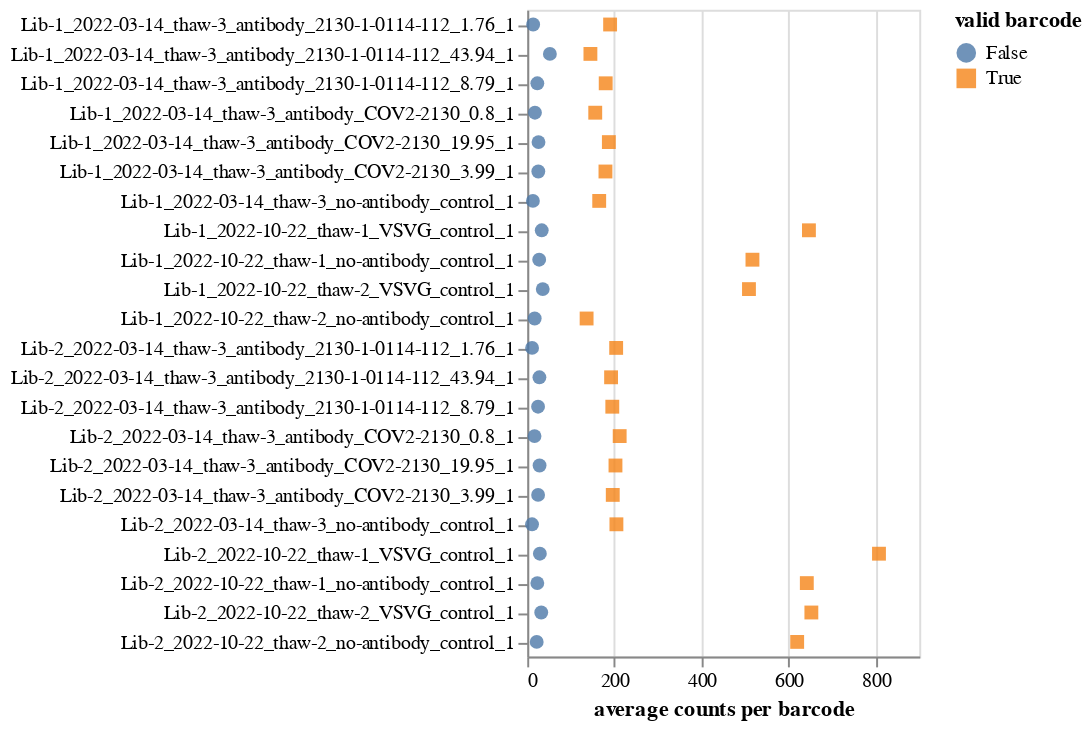

Write notebook code for a chart like this one.
### Markdown cell above
Plot the average counts per barcode for both valid and invalid ones.
The plot below is interactive: you can use the drop downs at bottom to select specific subsets, mouseover points for details, and click the legend to show only valid or invalid counts:

### Code cell
validities = avg_counts["valid"].unique()
valid_selection = alt.selection_multi(
    fields=["valid"],
    bind="legend",
)

avg_counts_chart = (
    alt.Chart(avg_counts)
    .encode(
        x=alt.X("mean_counts", title="average counts per barcode"),
        y=alt.Y("library_sample", title=None),
        color=alt.Color(
            "valid", title="valid barcode", scale=alt.Scale(domain=validities)
        ),
        shape=alt.Shape("valid", scale=alt.Scale(domain=validities)),
        opacity=alt.condition(valid_selection, alt.value(0.8), alt.value(0)),
        tooltip=[
            alt.Tooltip(c, format=".3g") if c in {"mean_counts", "n_barcodes"} else c
            for c in avg_counts.columns
            if c != "library_sample"
        ],
    )
    .mark_point(filled=True, size=50)
    .properties(width=200, height=alt.Step(15))
    .configure_axis(labelLimit=500)
    .add_params(*selections, valid_selection)
)
for selection in selections:
    avg_counts_chart = avg_counts_chart.transform_filter(selection)

avg_counts_chart

### Figure 1 — Vega-Lite specification as saved in the notebook (floating-point values rounded to 4 significant figures)
{"config": {"view": {"continuousWidth": 300, "continuousHeight": 300}, "axis": {"labelLimit": 500}}, "data": {"name": "data-54cb1aa9f3a4815bd1aa05d97f34c2c9"}, "mark": {"type": "point", "filled": true, "size": 50}, "encoding": {"color": {"field": "valid", "scale": {"domain": ["False", "True"]}, "title": "valid barcode", "type": "nominal"}, "opacity": {"condition": {"value": 0.8, "param": "param_7"}, "value": 0}, "shape": {"field": "valid", "scale": {"domain": ["False", "True"]}, "type": "nominal"}, "tooltip": [{"field": "library", "type": "nominal"}, {"field": "sample", "type": "nominal"}, {"field": "valid", "type": "nominal"}, {"field": "mean_counts", "format": ".3g", "type": "quantitative"}, {"field": "n_barcodes", "format": ".3g", "type": "quantitative"}, {"field": "date", "type": "nominal"}, {"field": "virus_batch", "type": "nominal"}, {"field": "sample_type", "type": "nominal"}, {"field": "antibody", "type": "nominal"}, {"field": "antibody_concentration", "type": "quantitative"}, {"field": "replicate", "type": "quantitative"}, {"field": "exclude_after_counts", "type": "nominal"}], "x": {"field": "mean_counts", "title": "average counts per barcode", "type": "quantitative"}, "y": {"field": "library_sample", "title": null, "type": "nominal"}}, "height": {"step": 15}, "params": [{"name": "param_1", "select": {"type": "point", "fields": ["exclude_after_counts"]}, "bind": {"input": "select", "options": [null, "no"], "labels": ["all", "no"], "name": "exclude_after_counts"}}, {"name": "param_2", "select": {"type": "point", "fields": ["antibody"]}, "bind": {"input": "select", "options": [null, "COV2-2130", "2130-1-0114-112"], "labels": ["all", "COV2-2130", "2130-1-0114-112"], "name": "antibody"}}, {"name": "param_3", "select": {"type": "point", "fields": ["virus_batch"]}, "bind": {"input": "select", "options": [null, "thaw-3", "thaw-1", "thaw-2"], "labels": ["all", "thaw-3", "thaw-1", "thaw-2"], "name": "virus_batch"}}, {"name": "param_4", "select": {"type": "point", "fields": ["sample_type"]}, "bind": {"input": "select", "options": [null, "no-antibody_control", "antibody", "VSVG_control"], "labels": ["all", "no-antibody_control", "antibody", "VSVG_control"], "name": "sample_type"}}, {"name": "param_5", "select": {"type": "point", "fields": ["date"]}, "bind": {"input": "select", "options": [null, "2022-03-14", "2022-10-22"], "labels": ["all", "2022-03-14", "2022-10-22"], "name": "date"}}, {"name": "param_6", "select": {"type": "point", "fields": ["library"]}, "bind": {"input": "select", "options": [null, "Lib-1", "Lib-2"], "labels": ["all", "Lib-1", "Lib-2"], "name": "library"}}, {"name": "param_7", "select": {"type": "point", "fields": ["valid"]}, "bind": "legend"}], "transform": [{"filter": {"param": "param_1"}}, {"filter": {"param": "param_2"}}, {"filter": {"param": "param_3"}}, {"filter": {"param": "param_4"}}, {"filter": {"param": "param_5"}}, {"filter": {"param": "param_6"}}], "width": 200, "$schema": "https://vega.github.io/schema/vega-lite/v5.2.0.json", "datasets": {"data-54cb1aa9f3a4815bd1aa05d97f34c2c9": [{"library": "Lib-1", "sample": "2022-03-14_thaw-3_antibody_2130-1-0114-112_1.76_1", "valid": "False", "mean_counts": 13.6, "n_barcodes": 196337, "date": "2022-03-14", "virus_batch": "thaw-3", "sample_type": "antibody", "antibody": "2130-1-0114-112", "antibody_concentration": 1.76, "replicate": 1, "exclude_after_counts": "no", "library_sample": "Lib-1_2022-03-14_thaw-3_antibody_2130-1-0114-112_1.76_1"}, {"library": "Lib-1", "sample": "2022-03-14_thaw-3_antibody_2130-1-0114-112_1.76_1", "valid": "True", "mean_counts": 190.3, "n_barcodes": 91000, "date": "2022-03-14", "virus_batch": "thaw-3", "sample_type": "antibody", "antibody": "2130-1-0114-112", "antibody_concentration": 1.76, "replicate": 1, "exclude_after_counts": "no", "library_sample": "Lib-1_2022-03-14_thaw-3_antibody_2130-1-0114-112_1.76_1"}, {"library": "Lib-1", "sample": "2022-03-14_thaw-3_antibody_2130-1-0114-112_43.94_1", "valid": "False", "mean_counts": 52.01, "n_barcodes": 160538, "date": "2022-03-14", "virus_batch": "thaw-3", "sample_type": "antibody", "antibody": "2130-1-0114-112", "antibody_concentration": 43.94, "replicate": 1, "exclude_after_counts": "no", "library_sample": "Lib-1_2022-03-14_thaw-3_antibody_2130-1-0114-112_43.94_1"}, {"library": "Lib-1", "sample": "2022-03-14_thaw-3_antibody_2130-1-0114-112_43.94_1", "valid": "True", "mean_counts": 145.0, "n_barcodes": 91000, "date": "2022-03-14", "virus_batch": "thaw-3", "sample_type": "antibody", "antibody": "2130-1-0114-112", "antibody_concentration": 43.94, "replicate": 1, "exclude_after_counts": "no", "library_sample": "Lib-1_2022-03-14_thaw-3_antibody_2130-1-0114-112_43.94_1"}, {"library": "Lib-1", "sample": "2022-03-14_thaw-3_antibody_2130-1-0114-112_8.79_1", "valid": "False", "mean_counts": 23.14, "n_barcodes": 142649, "date": "2022-03-14", "virus_batch": "thaw-3", "sample_type": "antibody", "antibody": "2130-1-0114-112", "antibody_concentration": 8.79, "replicate": 1, "exclude_after_counts": "no", "library_sample": "Lib-1_2022-03-14_thaw-3_antibody_2130-1-0114-112_8.79_1"}, {"library": "Lib-1", "sample": "2022-03-14_thaw-3_antibody_2130-1-0114-112_8.79_1", "valid": "True", "mean_counts": 180.1, "n_barcodes": 91000, "date": "2022-03-14", "virus_batch": "thaw-3", "sample_type": "antibody", "antibody": "2130-1-0114-112", "antibody_concentration": 8.79, "replicate": 1, "exclude_after_counts": "no", "library_sample": "Lib-1_2022-03-14_thaw-3_antibody_2130-1-0114-112_8.79_1"}, {"library": "Lib-1", "sample": "2022-03-14_thaw-3_antibody_COV2-2130_0.8_1", "valid": "False", "mean_counts": 17.71, "n_barcodes": 138975, "date": "2022-03-14", "virus_batch": "thaw-3", "sample_type": "antibody", "antibody": "COV2-2130", "antibody_concentration": 0.8, "replicate": 1, "exclude_after_counts": "no", "library_sample": "Lib-1_2022-03-14_thaw-3_antibody_COV2-2130_0.8_1"}, {"library": "Lib-1", "sample": "2022-03-14_thaw-3_antibody_COV2-2130_0.8_1", "valid": "True", "mean_counts": 156.1, "n_barcodes": 91000, "date": "2022-03-14", "virus_batch": "thaw-3", "sample_type": "antibody", "antibody": "COV2-2130", "antibody_concentration": 0.8, "replicate": 1, "exclude_after_counts": "no", "library_sample": "Lib-1_2022-03-14_thaw-3_antibody_COV2-2130_0.8_1"}, {"library": "Lib-1", "sample": "2022-03-14_thaw-3_antibody_COV2-2130_19.95_1", "valid": "False", "mean_counts": 25.87, "n_barcodes": 137727, "date": "2022-03-14", "virus_batch": "thaw-3", "sample_type": "antibody", "antibody": "COV2-2130", "antibody_concentration": 19.95, "replicate": 1, "exclude_after_counts": "no", "library_sample": "Lib-1_2022-03-14_thaw-3_antibody_COV2-2130_19.95_1"}, {"library": "Lib-1", "sample": "2022-03-14_thaw-3_antibody_COV2-2130_19.95_1", "valid": "True", "mean_counts": 187.4, "n_barcodes": 91000, "date": "2022-03-14", "virus_batch": "thaw-3", "sample_type": "antibody", "antibody": "COV2-2130", "antibody_concentration": 19.95, "replicate": 1, "exclude_after_counts": "no", "library_sample": "Lib-1_2022-03-14_thaw-3_antibody_COV2-2130_19.95_1"}, {"library": "Lib-1", "sample": "2022-03-14_thaw-3_antibody_COV2-2130_3.99_1", "valid": "False", "mean_counts": 25.45, "n_barcodes": 135151, "date": "2022-03-14", "virus_batch": "thaw-3", "sample_type": "antibody", "antibody": "COV2-2130", "antibody_concentration": 3.99, "replicate": 1, "exclude_after_counts": "no", "library_sample": "Lib-1_2022-03-14_thaw-3_antibody_COV2-2130_3.99_1"}, {"library": "Lib-1", "sample": "2022-03-14_thaw-3_antibody_COV2-2130_3.99_1", "valid": "True", "mean_counts": 179.6, "n_barcodes": 91000, "date": "2022-03-14", "virus_batch": "thaw-3", "sample_type": "antibody", "antibody": "COV2-2130", "antibody_concentration": 3.99, "replicate": 1, "exclude_after_counts": "no", "library_sample": "Lib-1_2022-03-14_thaw-3_antibody_COV2-2130_3.99_1"}, {"library": "Lib-1", "sample": "2022-03-14_thaw-3_no-antibody_control_1", "valid": "False", "mean_counts": 13.03, "n_barcodes": 178133, "date": "2022-03-14", "virus_batch": "thaw-3", "sample_type": "no-antibody_control", "antibody": null, "antibody_concentration": null, "replicate": 1, "exclude_after_counts": "no", "library_sample": "Lib-1_2022-03-14_thaw-3_no-antibody_control_1"}, {"library": "Lib-1", "sample": "2022-03-14_thaw-3_no-antibody_control_1", "valid": "True", "mean_counts": 165.2, "n_barcodes": 91000, "date": "2022-03-14", "virus_batch": "thaw-3", "sample_type": "no-antibody_control", "antibody": null, "antibody_concentration": null, "replicate": 1, "exclude_after_counts": "no", "library_sample": "Lib-1_2022-03-14_thaw-3_no-antibody_control_1"}, {"library": "Lib-1", "sample": "2022-10-22_thaw-1_VSVG_control_1", "valid": "False", "mean_counts": 33.26, "n_barcodes": 403650, "date": "2022-10-22", "virus_batch": "thaw-1", "sample_type": "VSVG_control", "antibody": null, "antibody_concentration": null, "replicate": 1, "exclude_after_counts": "no", "library_sample": "Lib-1_2022-10-22_thaw-1_VSVG_control_1"}, {"library": "Lib-1", "sample": "2022-10-22_thaw-1_VSVG_control_1", "valid": "True", "mean_counts": 646.7, "n_barcodes": 91000, "date": "2022-10-22", "virus_batch": "thaw-1", "sample_type": "VSVG_control", "antibody": null, "antibody_concentration": null, "replicate": 1, "exclude_after_counts": "no", "library_sample": "Lib-1_2022-10-22_thaw-1_VSVG_control_1"}, {"library": "Lib-1", "sample": "2022-10-22_thaw-1_no-antibody_control_1", "valid": "False", "mean_counts": 27.4, "n_barcodes": 310411, "date": "2022-10-22", "virus_batch": "thaw-1", "sample_type": "no-antibody_control", "antibody": null, "antibody_concentration": null, "replicate": 1, "exclude_after_counts": "no", "library_sample": "Lib-1_2022-10-22_thaw-1_no-antibody_control_1"}, {"library": "Lib-1", "sample": "2022-10-22_thaw-1_no-antibody_control_1", "valid": "True", "mean_counts": 517.1, "n_barcodes": 91000, "date": "2022-10-22", "virus_batch": "thaw-1", "sample_type": "no-antibody_control", "antibody": null, "antibody_concentration": null, "replicate": 1, "exclude_after_counts": "no", "library_sample": "Lib-1_2022-10-22_thaw-1_no-antibody_control_1"}, {"library": "Lib-1", "sample": "2022-10-22_thaw-2_VSVG_control_1", "valid": "False", "mean_counts": 35.6, "n_barcodes": 373985, "date": "2022-10-22", "virus_batch": "thaw-2", "sample_type": "VSVG_control", "antibody": null, "antibody_concentration": null, "replicate": 1, "exclude_after_counts": "no", "library_sample": "Lib-1_2022-10-22_thaw-2_VSVG_control_1"}, {"library": "Lib-1", "sample": "2022-10-22_thaw-2_VSVG_control_1", "valid": "True", "mean_counts": 509.1, "n_barcodes": 91000, "date": "2022-10-22", "virus_batch": "thaw-2", "sample_type": "VSVG_control", "antibody": null, "antibody_concentration": null, "replicate": 1, "exclude_after_counts": "no", "library_sample": "Lib-1_2022-10-22_thaw-2_VSVG_control_1"}, {"library": "Lib-1", "sample": "2022-10-22_thaw-2_no-antibody_control_1", "valid": "False", "mean_counts": 17.1, "n_barcodes": 109796, "date": "2022-10-22", "virus_batch": "thaw-2", "sample_type": "no-antibody_control", "antibody": null, "antibody_concentration": null, "replicate": 1, "exclude_after_counts": "no", "library_sample": "Lib-1_2022-10-22_thaw-2_no-antibody_control_1"}, {"library": "Lib-1", "sample": "2022-10-22_thaw-2_no-antibody_control_1", "valid": "True", "mean_counts": 136.3, "n_barcodes": 91000, "date": "2022-10-22", "virus_batch": "thaw-2", "sample_type": "no-antibody_control", "antibody": null, "antibody_concentration": null, "replicate": 1, "exclude_after_counts": "no", "library_sample": "Lib-1_2022-10-22_thaw-2_no-antibody_control_1"}, {"library": "Lib-2", "sample": "2022-03-14_thaw-3_antibody_2130-1-0114-112_1.76_1", "valid": "False", "mean_counts": 11.11, "n_barcodes": 175645, "date": "2022-03-14", "virus_batch": "thaw-3", "sample_type": "antibody", "antibody": "2130-1-0114-112", "antibody_concentration": 1.76, "replicate": 1, "exclude_after_counts": "no", "library_sample": "Lib-2_2022-03-14_thaw-3_antibody_2130-1-0114-112_1.76_1"}, {"library": "Lib-2", "sample": "2022-03-14_thaw-3_antibody_2130-1-0114-112_1.76_1", "valid": "True", "mean_counts": 204.2, "n_barcodes": 85218, "date": "2022-03-14", "virus_batch": "thaw-3", "sample_type": "antibody", "antibody": "2130-1-0114-112", "antibody_concentration": 1.76, "replicate": 1, "exclude_after_counts": "no", "library_sample": "Lib-2_2022-03-14_thaw-3_antibody_2130-1-0114-112_1.76_1"}, {"library": "Lib-2", "sample": "2022-03-14_thaw-3_antibody_2130-1-0114-112_43.94_1", "valid": "False", "mean_counts": 27.93, "n_barcodes": 128829, "date": "2022-03-14", "virus_batch": "thaw-3", "sample_type": "antibody", "antibody": "2130-1-0114-112", "antibody_concentration": 43.94, "replicate": 1, "exclude_after_counts": "no", "library_sample": "Lib-2_2022-03-14_thaw-3_antibody_2130-1-0114-112_43.94_1"}, {"library": "Lib-2", "sample": "2022-03-14_thaw-3_antibody_2130-1-0114-112_43.94_1", "valid": "True", "mean_counts": 192.5, "n_barcodes": 85218, "date": "2022-03-14", "virus_batch": "thaw-3", "sample_type": "antibody", "antibody": "2130-1-0114-112", "antibody_concentration": 43.94, "replicate": 1, "exclude_after_counts": "no", "library_sample": "Lib-2_2022-03-14_thaw-3_antibody_2130-1-0114-112_43.94_1"}, {"library": "Lib-2", "sample": "2022-03-14_thaw-3_antibody_2130-1-0114-112_8.79_1", "valid": "False", "mean_counts": 24.82, "n_barcodes": 140596, "date": "2022-03-14", "virus_batch": "thaw-3", "sample_type": "antibody", "antibody": "2130-1-0114-112", "antibody_concentration": 8.79, "replicate": 1, "exclude_after_counts": "no", "library_sample": "Lib-2_2022-03-14_thaw-3_antibody_2130-1-0114-112_8.79_1"}, {"library": "Lib-2", "sample": "2022-03-14_thaw-3_antibody_2130-1-0114-112_8.79_1", "valid": "True", "mean_counts": 195.3, "n_barcodes": 85218, "date": "2022-03-14", "virus_batch": "thaw-3", "sample_type": "antibody", "antibody": "2130-1-0114-112", "antibody_concentration": 8.79, "replicate": 1, "exclude_after_counts": "no", "library_sample": "Lib-2_2022-03-14_thaw-3_antibody_2130-1-0114-112_8.79_1"}, {"library": "Lib-2", "sample": "2022-03-14_thaw-3_antibody_COV2-2130_0.8_1", "valid": "False", "mean_counts": 16.77, "n_barcodes": 155896, "date": "2022-03-14", "virus_batch": "thaw-3", "sample_type": "antibody", "antibody": "COV2-2130", "antibody_concentration": 0.8, "replicate": 1, "exclude_after_counts": "no", "library_sample": "Lib-2_2022-03-14_thaw-3_antibody_COV2-2130_0.8_1"}, {"library": "Lib-2", "sample": "2022-03-14_thaw-3_antibody_COV2-2130_0.8_1", "valid": "True", "mean_counts": 212.2, "n_barcodes": 85218, "date": "2022-03-14", "virus_batch": "thaw-3", "sample_type": "antibody", "antibody": "COV2-2130", "antibody_concentration": 0.8, "replicate": 1, "exclude_after_counts": "no", "library_sample": "Lib-2_2022-03-14_thaw-3_antibody_COV2-2130_0.8_1"}, {"library": "Lib-2", "sample": "2022-03-14_thaw-3_antibody_COV2-2130_19.95_1", "valid": "False", "mean_counts": 28.29, "n_barcodes": 137162, "date": "2022-03-14", "virus_batch": "thaw-3", "sample_type": "antibody", "antibody": "COV2-2130", "antibody_concentration": 19.95, "replicate": 1, "exclude_after_counts": "no", "library_sample": "Lib-2_2022-03-14_thaw-3_antibody_COV2-2130_19.95_1"}, {"library": "Lib-2", "sample": "2022-03-14_thaw-3_antibody_COV2-2130_19.95_1", "valid": "True", "mean_counts": 202.6, "n_barcodes": 85218, "date": "2022-03-14", "virus_batch": "thaw-3", "sample_type": "antibody", "antibody": "COV2-2130", "antibody_concentration": 19.95, "replicate": 1, "exclude_after_counts": "no", "library_sample": "Lib-2_2022-03-14_thaw-3_antibody_COV2-2130_19.95_1"}, {"library": "Lib-2", "sample": "2022-03-14_thaw-3_antibody_COV2-2130_3.99_1", "valid": "False", "mean_counts": 24.92, "n_barcodes": 131159, "date": "2022-03-14", "virus_batch": "thaw-3", "sample_type": "antibody", "antibody": "COV2-2130", "antibody_concentration": 3.99, "replicate": 1, "exclude_after_counts": "no", "library_sample": "Lib-2_2022-03-14_thaw-3_antibody_COV2-2130_3.99_1"}, {"library": "Lib-2", "sample": "2022-03-14_thaw-3_antibody_COV2-2130_3.99_1", "valid": "True", "mean_counts": 196.4, "n_barcodes": 85218, "date": "2022-03-14", "virus_batch": "thaw-3", "sample_type": "antibody", "antibody": "COV2-2130", "antibody_concentration": 3.99, "replicate": 1, "exclude_after_counts": "no", "library_sample": "Lib-2_2022-03-14_thaw-3_antibody_COV2-2130_3.99_1"}, {"library": "Lib-2", "sample": "2022-03-14_thaw-3_no-antibody_control_1", "valid": "False", "mean_counts": 11.04, "n_barcodes": 181925, "date": "2022-03-14", "virus_batch": "thaw-3", "sample_type": "no-antibody_control", "antibody": null, "antibody_concentration": null, "replicate": 1, "exclude_after_counts": "no", "library_sample": "Lib-2_2022-03-14_thaw-3_no-antibody_control_1"}, {"library": "Lib-2", "sample": "2022-03-14_thaw-3_no-antibody_control_1", "valid": "True", "mean_counts": 204.7, "n_barcodes": 85218, "date": "2022-03-14", "virus_batch": "thaw-3", "sample_type": "no-antibody_control", "antibody": null, "antibody_concentration": null, "replicate": 1, "exclude_after_counts": "no", "library_sample": "Lib-2_2022-03-14_thaw-3_no-antibody_control_1"}, {"library": "Lib-2", "sample": "2022-10-22_thaw-1_VSVG_control_1", "valid": "False", "mean_counts": 28.97, "n_barcodes": 404335, "date": "2022-10-22", "virus_batch": "thaw-1", "sample_type": "VSVG_control", "antibody": null, "antibody_concentration": null, "replicate": 1, "exclude_after_counts": "no", "library_sample": "Lib-2_2022-10-22_thaw-1_VSVG_control_1"}, {"library": "Lib-2", "sample": "2022-10-22_thaw-1_VSVG_control_1", "valid": "True", "mean_counts": 807.6, "n_barcodes": 85218, "date": "2022-10-22", "virus_batch": "thaw-1", "sample_type": "VSVG_control", "antibody": null, "antibody_concentration": null, "replicate": 1, "exclude_after_counts": "no", "library_sample": "Lib-2_2022-10-22_thaw-1_VSVG_control_1"}, {"library": "Lib-2", "sample": "2022-10-22_thaw-1_no-antibody_control_1", "valid": "False", "mean_counts": 23.13, "n_barcodes": 286502, "date": "2022-10-22", "virus_batch": "thaw-1", "sample_type": "no-antibody_control", "antibody": null, "antibody_concentration": null, "replicate": 1, "exclude_after_counts": "no", "library_sample": "Lib-2_2022-10-22_thaw-1_no-antibody_control_1"}, {"library": "Lib-2", "sample": "2022-10-22_thaw-1_no-antibody_control_1", "valid": "True", "mean_counts": 641.9, "n_barcodes": 85218, "date": "2022-10-22", "virus_batch": "thaw-1", "sample_type": "no-antibody_control", "antibody": null, "antibody_concentration": null, "replicate": 1, "exclude_after_counts": "no", "library_sample": "Lib-2_2022-10-22_thaw-1_no-antibody_control_1"}, {"library": "Lib-2", "sample": "2022-10-22_thaw-2_VSVG_control_1", "valid": "False", "mean_counts": 32.14, "n_barcodes": 435001, "date": "2022-10-22", "virus_batch": "thaw-2", "sample_type": "VSVG_control", "antibody": null, "antibody_concentration": null, "replicate": 1, "exclude_after_counts": "no", "library_sample": "Lib-2_2022-10-22_thaw-2_VSVG_control_1"}, {"library": "Lib-2", "sample": "2022-10-22_thaw-2_VSVG_control_1", "valid": "True", "mean_counts": 652.3, "n_barcodes": 85218, "date": "2022-10-22", "virus_batch": "thaw-2", "sample_type": "VSVG_control", "antibody": null, "antibody_concentration": null, "replicate": 1, "exclude_after_counts": "no", "library_sample": "Lib-2_2022-10-22_thaw-2_VSVG_control_1"}, {"library": "Lib-2", "sample": "2022-10-22_thaw-2_no-antibody_control_1", "valid": "False", "mean_counts": 21.72, "n_barcodes": 260216, "date": "2022-10-22", "virus_batch": "thaw-2", "sample_type": "no-antibody_control", "antibody": null, "antibody_concentration": null, "replicate": 1, "exclude_after_counts": "no", "library_sample": "Lib-2_2022-10-22_thaw-2_no-antibody_control_1"}, {"library": "Lib-2", "sample": "2022-10-22_thaw-2_no-antibody_control_1", "valid": "True", "mean_counts": 619.7, "n_barcodes": 85218, "date": "2022-10-22", "virus_batch": "thaw-2", "sample_type": "no-antibody_control", "antibody": null, "antibody_concentration": null, "replicate": 1, "exclude_after_counts": "no", "library_sample": "Lib-2_2022-10-22_thaw-2_no-antibody_control_1"}]}}
